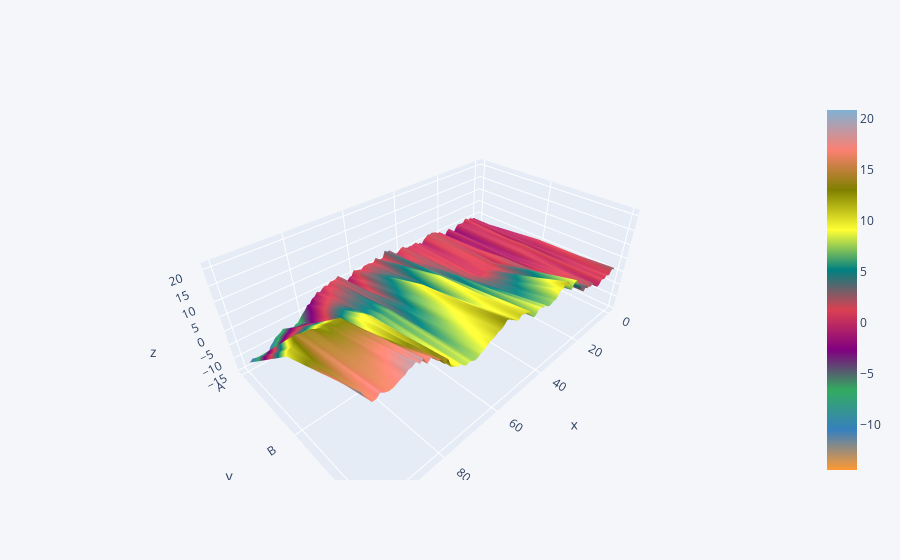

Notebook code for this chart:
### Markdown cell above
## 3D Plot

### Code cell
df.iplot(kind = 'surface')

### Figure 1 — Plotly figure (JSON) as saved in the notebook; plotly's stock layout.template omitted (floating-point values rounded to 4 significant figures; data arrays with more than 128 entries replaced by an {"elided": "..."} marker saying what was removed)
{"data": [{"colorscale": [[0, "rgb(255, 153, 51)"], [0.1111, "rgb(55, 128, 191)"], [0.2222, "rgb(50, 171, 96)"], [0.3333, "rgb(128, 0, 128)"], [0.4444, "rgb(219, 64, 82)"], [0.5556, "rgb(0, 128, 128)"], [0.6667, "rgb(255, 255, 51)"], [0.7778, "rgb(128, 128, 0)"], [0.8889, "rgb(251, 128, 114)"], [1, "rgb(128, 177, 211)"]], "type": "surface", "x": [0, 1, 2, 3, 4, 5, 6, 7, 8, 9, 10, 11, 12, 13, 14, 15, 16, 17, 18, 19, 20, 21, 22, 23, 24, 25, 26, 27, 28, 29, 30, 31, 32, 33, 34, 35, 36, 37, 38, 39, 40, 41, 42, 43, 44, 45, 46, 47, 48, 49, 50, 51, 52, 53, 54, 55, 56, 57, 58, 59, 60, 61, 62, 63, 64, 65, 66, 67, 68, 69, 70, 71, 72, 73, 74, 75, 76, 77, 78, 79, 80, 81, 82, 83, 84, 85, 86, 87, 88, 89, 90, 91, 92, 93, 94, 95, 96, 97, 98, 99], "y": ["A", "B", "C"], "z": {"elided": "3x100 float values"}}], "layout": {"legend": {"bgcolor": "#F5F6F9", "font": {"color": "#4D5663"}}, "paper_bgcolor": "#F5F6F9", "plot_bgcolor": "#F5F6F9", "title": {"font": {"color": "#4D5663"}}, "xaxis": {"gridcolor": "#E1E5ED", "showgrid": true, "tickfont": {"color": "#4D5663"}, "title": {"font": {"color": "#4D5663"}, "text": ""}, "zerolinecolor": "#E1E5ED"}, "yaxis": {"gridcolor": "#E1E5ED", "showgrid": true, "tickfont": {"color": "#4D5663"}, "title": {"font": {"color": "#4D5663"}, "text": ""}, "zerolinecolor": "#E1E5ED"}}}
